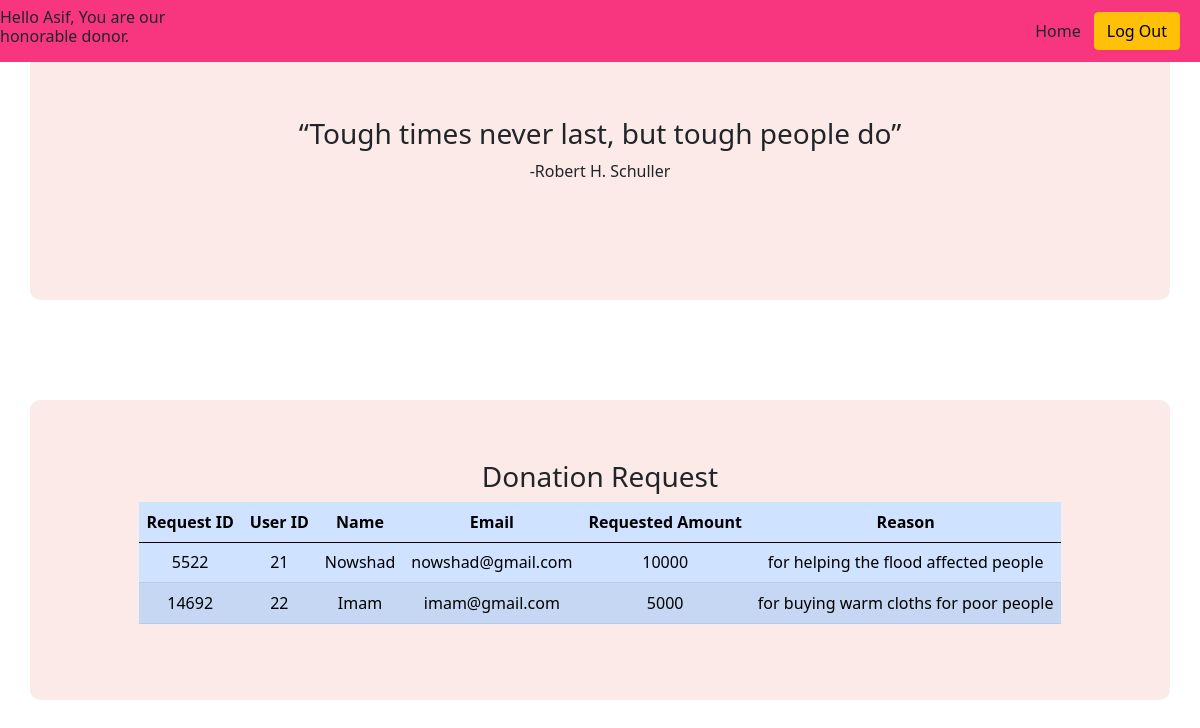
The page /donation_request.php (signed in) on the database its author committed.
### tables this page shows
CREATE TABLE `request_details` (
  `user_id` int(11) NOT NULL,
  `name` varchar(20) NOT NULL,
  `email` varchar(20) NOT NULL,
  `amount` int(11) NOT NULL,
  `reason` varchar(150) NOT NULL,
  `request_id` int(11) NOT NULL
);

### donation_request.php (the view, shortened to what this page needs)
<?php
 include("connection.php");
?>
<!DOCTYPE html>
<html lang="en">
<head>
    <link href="https://cdn.jsdelivr.net/npm/bootstrap@5.0.2/dist/css/bootstrap.min.css" rel="stylesheet">
    <link rel="stylesheet" href="style.css">
</head>
<body>
<div>
<nav class="navbar navbar-expand-lg navbar-light navbar-custom fixed-top">
<h6>Hello <?php echo $_SESSION['user_first_name'] ?>, You are our honorable donor.</h6>
      <div class="container-fluid">
        <div
          class="collapse navbar-collapse justify-content-end"
          id="navbarScroll"
        >
          <ul
            class="navbar-nav me-2 my-2 my-lg-0 navbar-nav-scroll"
            style="--bs-scroll-height: 100px"
          >
            <li class="nav-item nav-text">
              <a href="donor_dashboard.php" class="btn" role="button">Home</a>
            </li>
            <li class="nav-item">
              <a href="logout.php" class="btn btn-warning" role="button"
                >Log Out</a>
            </li>
          </ul>
        </div>
      </div>
    </nav>
<div class="container d-flex align-items-center justify-content-center color-bg text-center" id="whoweare">
    <div>
        <h3>“Tough times never last, but tough people do”</h3>
        <h8>-Robert H. Schuller</h8>
    </div>
</div>
<div class="container d-flex align-items-center justify-content-center color-bg text-center" id="whoweare">
          <div>
           <h3>Donation Request</h3>
           <table class="table table-striped table-primary" >
          <thead>
            <tr >
              <th scope="col " class="text-center">Request ID</th>
              <th scope="col " class="text-center">User ID</th>
              <th scope="col " class="text-center">Name</th>
              <th scope="col " class="text-center">Email</th>
              <th scope="col " class="text-center">Requested Amount</th>
              <th scope="col " class="text-center">Reason</th>
            </tr>
          </thead>
          <tbody>
            <tr class="td-text">
            <?php
			 $sql= "SELECT * FROM request_details";
			$res=mysqli_query($conn, $sql);
			while ($row= mysqli_fetch_assoc($res)){
			echo "<tr><td>{$row["request_id"]}</td><td>{$row["user_id"]}</td><td>{$row["name"]}</td><td>{$row["email"]}</td><td>{$row["amount"]}</td><td>{$row["reason"]}</td></tr>";
			}
			echo "</table>";
            ?>
          </div>
         </div>
</body>
</html>

### style.css (style rules this page uses)
.navbar-custom { background-color: #f83680; }
.container { margin-bottom: 100px; }
.color-bg { background-color: #fceae8; border-radius: 10px; }
#whoweare { height: 300px; }

### rows shown on the page
request_details: request "5522", user_id "21", name "Nowshad", email "nowshad@gmail.com", amount "10000", reason "for helping the flood affected people"
request_details: request "14692", user_id "22", name "Imam", email "imam@gmail.com", amount "5000", reason "for buying warm cloths for poor people"

### other values the page prints
$_SESSION['user_first_name'] "Asif"
